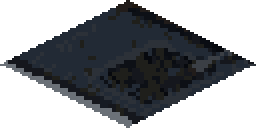
#> input picture Assets/_Project/Art/Environment/env-floor-b2-barrel-bay-drain-view-0.png, 128 x 64 px, given in place of floor-alpha.png, which was not available (shown 2 times larger)
$ python process_environment_sprites.py
#> lines starting #> are read from the running program, lines starting #| are printed output that depends on the picture; after the words box and inside, x2 and y2 are one past the last pixel; in counts of white or black regions, pixels touching at a corner belong together
### Tools/ArtPipeline/torchstone_palette.py
#!/usr/bin/env python3
"""Shared Torchstone palette lock for the art conform pipeline.

All postapoc source sheets are style-transfer generations. Historically each
processor reduced colors with an independent MEDIANCUT-32 quantize, so every
sheet drifted to its own palette and the assets did not cohere. Locking every
sprite to the shared master palette (``project-c-torchstone.gpl`` == the
``DesignSystem.uss`` tokens) is what binds environment/props/actors/items and
the screen-space UI into one style.

Usage (inside a processor's ``reduce_colors``)::

    from torchstone_palette import lock_to_palette
    reduced = lock_to_palette(rgb).convert("RGBA")
"""

from functools import lru_cache
from pathlib import Path

from PIL import Image

GPL_PATH = (
    Path(__file__).resolve().parents[2]
    / "Assets/_Project/Art/Source/Aseprite/project-c-torchstone.gpl"
)

# 액터 아이덴티티 램프(피부·머리)는 기본 잠금에서 제외한다(옵트인). 갈색 피부톤은
# fabric/rust/stone 램프가 점유한 회랑 한가운데라, 팔레트에 있는 것만으로 최근접
# 양자화가 재료 시트의 암부 픽셀을 뺏는다(실측 2026-07-30: 629px, 값 조정으로는
# 절도 0인 피부톤이 존재하지 않음). 얼굴이 노출되는 자산의 conform만
# ``include_identity=True``로 연다.
IDENTITY_PREFIXES = ("skin-", "hair-")


@lru_cache(maxsize=1)
def load_gpl_entries(
    gpl_path: Path = GPL_PATH,
) -> tuple[tuple[str, tuple[int, int, int]], ...]:
    """Parse a GIMP ``.gpl`` into ordered ``(name, rgb)`` entries (<=256 colors).

    Color lines start with a digit (``R G B<TAB>name``); GIMP/Name/Columns and
    ``#`` comment lines are skipped.
    """
    entries: list[tuple[str, tuple[int, int, int]]] = []
    for line in gpl_path.read_text(encoding="utf-8").splitlines():
        stripped = line.strip()
        if not stripped or not stripped[0].isdigit():
            continue
        parts = stripped.split()
        red, green, blue = (int(value) for value in parts[:3])
        name = parts[3] if len(parts) > 3 else f"#{red:02X}{green:02X}{blue:02X}"
        entries.append((name, (red, green, blue)))
    if not entries:
        raise ValueError(f"no colors parsed from {gpl_path}")
    if len(entries) > 256:
        raise ValueError(f"{gpl_path} has {len(entries)} colors (max 256 for a P palette)")
    return tuple(entries)


# [78 lines left out: functions load_gpl, _palette_image, lock_to_palette, lock_rgba_to_palette, _named_palette_image, lock_rgba_to_named_palette, not called in this run]


_NEIGHBOR_OFFSETS = (
    (-1, -1), (0, -1), (1, -1),
    (-1, 0), (1, 0),
    (-1, 1), (0, 1), (1, 1),
)


# [53 lines left out: function despeckle, not called in this run]


# [3 lines that do not run on import are left out]

### Tools/ArtPipeline/process_b2_prop_quality_v1.py
#!/usr/bin/env python3
"""Build the native-pixel B2 wall/prop quality slice.

This processor deliberately authors at half resolution and nearest-neighbour
upscales once.  The final 128-regime sprites therefore use 2x2-or-larger pixel
clusters without antialiasing, per-asset palette drift, or generated speckle.

The six service-wall cells are cut from one direction-wide master.  Continuous
rails and cables are drawn before the cut so the three cells reconnect exactly
in every camera quarter.  Segment 0 owns the B2 hose/socket module; segments 1
and 2 stay broad and quiet so the room reads as one service bay, not three
unrelated prop cards.
"""

from __future__ import annotations

from dataclasses import dataclass
from pathlib import Path
from typing import Callable

from PIL import Image, ImageDraw

from torchstone_palette import load_gpl_entries, lock_rgba_to_palette


ROOT = Path(__file__).resolve().parents[2]
ENVIRONMENT_OUTPUT = ROOT / "Assets/_Project/Art/Environment"
RUNTIME_OUTPUT = ROOT / "Assets/_Project/Art/Runtime"
PREVIEW = ROOT / "docs/captures/b2-prop-quality-conform-preview-v1.png"

PIXEL_CLUSTER = 2
WALL_LOGICAL_SIZE = (32, 56)
WALL_SIZE = (64, 112)
WALL_FACE_HEIGHT = 40
SERVICE_LOGICAL_SIZE = (96, 88)
SERVICE_MASTER_SIZE = (192, 176)
PROP_LOGICAL_SIZE = (64, 64)
PROP_SIZE = (128, 128)


def _palette() -> dict[str, tuple[int, int, int, int]]:
    return {
        name: (*rgb, 255)
        for name, rgb in load_gpl_entries()
    }


PALETTE = _palette()
TRANSPARENT = (*PALETTE["dark-void"][:3], 0)


@dataclass(frozen=True)
class WallDirection:
    name: str
    slope: int
    service_windows: tuple[tuple[int, int], ...]


DIRECTIONS = (
    WallDirection(
        "rising-right",
        -1,
        ((0, 32), (32, 16), (64, 0)),
    ),
    WallDirection(
        "rising-left",
        1,
        ((0, 0), (32, 16), (64, 32)),
    ),
)


@dataclass(frozen=True)
class B2PropQualityBuild:
    outputs: dict[str, Image.Image]
    service_masters: dict[str, Image.Image]


# [455 lines left out: functions _top_y, _service_top_y, _face_point, _face_polygon, _face_rect, _wall_mask and 15 more, not called in this run]


# [2 lines that do not run on import are left out]

### Tools/ArtPipeline/process_environment_sprites.py
#!/usr/bin/env python3
"""Normalize generated environment art into Project-C's runtime sprite sizes."""

from pathlib import Path

from PIL import Image


ROOT = Path(__file__).resolve().parents[2]
SOURCE = ROOT / "Temp/ArtPipeline/Environment"
OUTPUT = ROOT / "Assets/_Project/Art/Environment"


def trim_visible(image: Image.Image, alpha_cutoff: int = 32) -> Image.Image:
#> called with alpha_cutoff = 32
    rgba = image.convert("RGBA")
#> rgba is the input picture: PIL image 128x64 RGBA; mean R, G, B, A 25.1, 28.5, 33.9, 126.1
    alpha = rgba.getchannel("A").point(lambda value: 255 if value >= alpha_cutoff else 0)
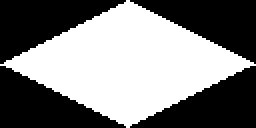
#> alpha: PIL image 128x64 L (shown 2 times larger); 49.5% white; 1 white region, box (x1, y1, x2, y2) and area: (0, 0, 128, 64) 4052
    bbox = alpha.getbbox()
#> bbox = (0, 0, 128, 64)
    if bbox is None:
        raise ValueError("source image has no visible pixels")

    rgba.putalpha(alpha)
    return rgba.crop(bbox)


def fit_to_canvas(source_name: str, output_name: str, size: tuple[int, int], margin: int = 0) -> Image.Image:
    source = trim_visible(Image.open(SOURCE / source_name))
    available_width = size[0] - margin * 2
    available_height = size[1] - margin * 2
    scale = min(available_width / source.width, available_height / source.height)
#> scale = 0.5
    target = (
        max(1, round(source.width * scale)),
        max(1, round(source.height * scale)),
    )
#> target = (64, 32)

    sprite = source.resize(target, Image.Resampling.NEAREST)
    canvas = Image.new("RGBA", size, (0, 0, 0, 0))
#> canvas: PIL image 64x32 RGBA; every value is 0
    x = (size[0] - sprite.width) // 2
#> x = 0
    y = margin
    canvas.alpha_composite(sprite, (x, y))
    canvas.save(OUTPUT / output_name, optimize=True)
    return canvas


def save_mirror(image: Image.Image, output_name: str) -> None:
    image.transpose(Image.Transpose.FLIP_LEFT_RIGHT).save(OUTPUT / output_name, optimize=True)


def add_floor_under(asset: Image.Image, floor: Image.Image, output_name: str) -> Image.Image:
    composed = Image.new("RGBA", asset.size, (0, 0, 0, 0))
    composed.alpha_composite(floor, (0, 0))
    composed.alpha_composite(asset, (0, 0))
    composed.save(OUTPUT / output_name, optimize=True)
    return composed


def build_canonical_wall_outputs() -> dict[str, Image.Image]:
    """Return the current B2-owned base/light walls for this legacy writer.

    This processor still owns several old environment conversions, but the
    32x56 generated wall inputs are no longer valid runtime assets.  Reusing the
    canonical writer here prevents a full legacy regeneration from silently
    downgrading the approved 64x112 wall family.
    """
    from process_b2_prop_quality_v4 import build_source_assets

    current = build_source_assets().outputs
    names = (
        "env-wall-rising-right",
        "env-wall-rising-left",
        "env-wall-torch-rising-right",
        "env-wall-torch-rising-left",
    )
    return {name: current[name].copy() for name in names}


def main() -> None:
    OUTPUT.mkdir(parents=True, exist_ok=True)

    floor = fit_to_canvas("floor-alpha.png", "env-floor.png", (64, 32))

    for name, image in build_canonical_wall_outputs().items():
        image.save(OUTPUT / f"{name}.png", optimize=True)

    closed_door = fit_to_canvas("door-closed-right-alpha.png", "env-door-closed-rising-right.png", (64, 80), 1)
    closed = add_floor_under(closed_door, floor, "env-door-closed-rising-right.png")
    save_mirror(closed, "env-door-closed-rising-left.png")

    opened_door = fit_to_canvas("door-open-right-alpha.png", "env-door-open-rising-right.png", (64, 80), 1)
    opened = add_floor_under(opened_door, floor, "env-door-open-rising-right.png")
    save_mirror(opened, "env-door-open-rising-left.png")

    stairs_asset = fit_to_canvas("stairs-right-alpha.png", "env-stairs-rising-right.png", (64, 56), 1)
    stairs = add_floor_under(stairs_asset, floor, "env-stairs-rising-right.png")
    save_mirror(stairs, "env-stairs-rising-left.png")

    stairs_up_asset = fit_to_canvas("stairs-up-right-alpha.png", "env-stairs-up-rising-right.png", (64, 56), 1)
    stairs_up = add_floor_under(stairs_up_asset, floor, "env-stairs-up-rising-right.png")
    save_mirror(stairs_up, "env-stairs-up-rising-left.png")

    stairs_down = fit_to_canvas("stairs-down-right-alpha.png", "env-stairs-down-rising-right.png", (64, 40))
    save_mirror(stairs_down, "env-stairs-down-rising-left.png")


if __name__ == "__main__":
#> (the run stopped early here; a loop or call above may not have finished)

$ run again, on Assets/_Project/Art/Environment/env-floor-b2-barrel-bay-service-view-1.png
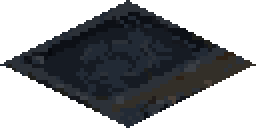
#> input picture Assets/_Project/Art/Environment/env-floor-b2-barrel-bay-service-view-1.png, 128 x 64 px, given in place of floor-alpha.png, which was not available (shown 2 times larger)
#> in trim_visible, rgba is the input picture: PIL image 128x64 RGBA; mean R, G, B, A 22.7, 25.9, 31.5, 126.1
#> in trim_visible, `alpha = rgba.getchannel("A").point(lambda value: 255 if value >= alpha..`:
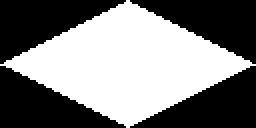
#> alpha: PIL image 128x64 L (shown 2 times larger); 49.5% white; 1 white region, box (x1, y1, x2, y2) and area: (0, 0, 128, 64) 4051
#> bbox = (0, 0, 128, 64)

$ run again, on Assets/_Project/Art/Environment/env-floor-b2-fallen-sign-view-0.png
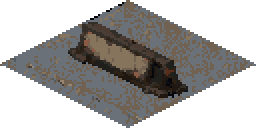
#> input picture Assets/_Project/Art/Environment/env-floor-b2-fallen-sign-view-0.png, 128 x 64 px, given in place of floor-alpha.png, which was not available (shown 2 times larger)
#> in trim_visible, rgba is the input picture: PIL image 128x64 RGBA; mean R, G, B, A 52, 50.8, 51.3, 127.6
#> alpha: PIL image 128x64 L; 50% white; 4 black regions, box (x1, y1, x2, y2) and area: (0, 0, 63, 32) 1024, (65, 0, 128, 32) 1024, (0, 33, 63, 64) 1023, (65, 33, 128, 64) 1023
#> bbox = (0, 0, 128, 64)
#> in fit_to_canvas, `sprite = source.resize(target, Image.Resampling.NEAREST)`:
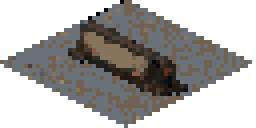
#> sprite: PIL image 64x32 RGBA (shown 4 times larger); mean R, G, B, A 51.8, 50.7, 51.2, 127.5; transparent parts drawn white
